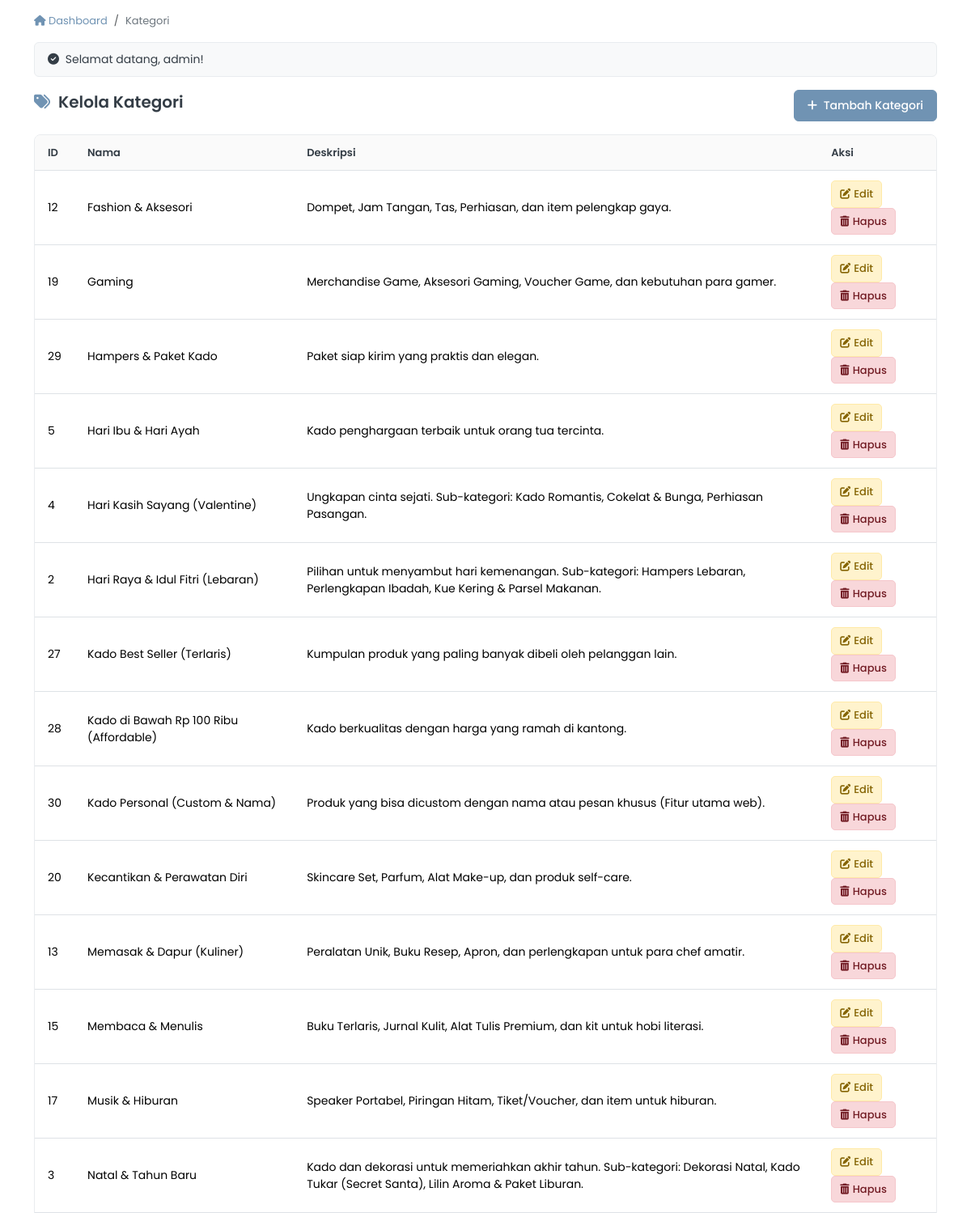
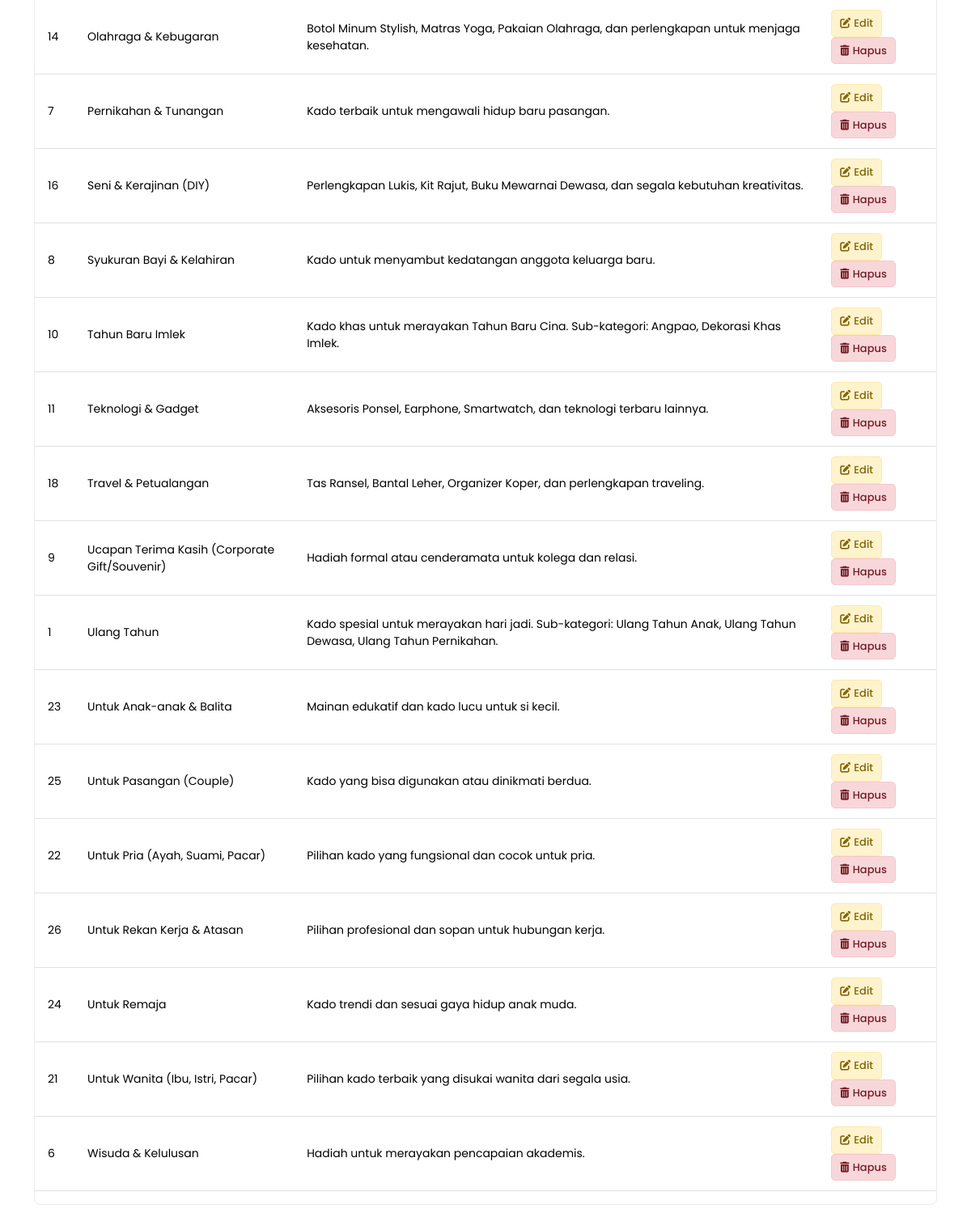
Screenshot of /public/index.php?page=admin_categories (signed in) with the database file from the repository (2 pictures, top to bottom).
### tables this page shows
CREATE TABLE `categories` (
  `id` int(11) NOT NULL,
  `name` varchar(150) DEFAULT NULL,
  `description` text DEFAULT NULL,
  `created_at` datetime DEFAULT current_timestamp()
);

### app/controllers/CategoryController.php (called while the page is built, shortened)
<?php
require_once __DIR__ . '/../models/Category.php';
class CategoryController
{
    private $cat;
    public function __construct()
    {
        $this->cat = new Category();
    }
    public function index()
    {
        $categories = $this->cat->all();
        include __DIR__ . '/../views/admin/categories/index.php';
    }
}

### app/models/DB.php (called while the page is built, shortened)
<?php
class DB
{
    private static $instance = null;
    private function __construct()
    {
        $cfg = include __DIR__ . '/../../config/database.php';
        $dsn = "mysql:host={$cfg['DB_HOST']};dbname={$cfg['DB_NAME']};charset={$cfg['DB_CHAR']}";
        $options = [
            PDO::ATTR_ERRMODE => PDO::ERRMODE_EXCEPTION,
            PDO::ATTR_DEFAULT_FETCH_MODE => PDO::FETCH_ASSOC,
            PDO::ATTR_PERSISTENT => false,
        ];
        try {
            $this->pdo = new PDO($dsn, $cfg['DB_USER'], $cfg['DB_PASS'], $options);
        } catch (PDOException $e) {
            error_log("Database connection failed: " . $e->getMessage());
            die("⚠️ Tidak dapat terhubung ke database. Silakan periksa konfigurasi.");
        }
    }
    public static function getInstance()
    {
        if (!self::$instance) {
            self::$instance = new DB();
        }
        return self::$instance->pdo;
    }
}

### config/database.php (called while the page is built, shortened)
<?php
return [
    'DB_HOST' => '127.0.0.1',
    'DB_NAME' => 'ruang_rasa',
    'DB_USER' => 'root',
    'DB_PASS' => 'Root@1234',
    'DB_CHAR' => 'utf8mb4',
];

### app/models/Category.php (called while the page is built, shortened)
<?php
require_once __DIR__ . '/DB.php';
class Category
{
    private $db;
    public function __construct()
    {
        $this->db = DB::getInstance();
    }
    public function all()
    {
        $stmt = $this->db->query("SELECT * FROM categories ORDER BY name ASC");
        return $stmt->fetchAll(PDO::FETCH_ASSOC);
    }
}

### app/views/admin/categories/index.php (the view, shortened to what this page needs)
<!doctype html>
<html lang="id">
<head>
    <link href="https://cdn.jsdelivr.net/npm/bootstrap@5.3.2/dist/css/bootstrap.min.css" rel="stylesheet">
    <link rel="stylesheet" href="https://cdnjs.cloudflare.com/ajax/libs/font-awesome/6.5.0/css/all.min.css">
</head>
<body>
    <div class="container">
        <nav aria-label="breadcrumb">
            <ol class="breadcrumb">
                <li class="breadcrumb-item">
                    <a href="?page=admin_dashboard">
                        <i class="fas fa-home"></i> Dashboard
                    </a>
                </li>
                <li class="breadcrumb-item active" aria-current="page">Kategori</li>
            </ol>
        </nav>
        <?php if (!empty($_SESSION['success'])): ?>
            <div class="alert">
                <i class="fas fa-check-circle me-1"></i>
                <?= htmlspecialchars($_SESSION['success']);
                unset($_SESSION['success']); ?>
            </div>
        <?php endif; ?>
        <div class="admin-header">
            <h3><i class="fas fa-tags"></i> Kelola Kategori</h3>
            <a href="?page=admin_category_form" class="btn btn-add">
                <i class="fas fa-plus me-1"></i> Tambah Kategori
            </a>
        </div>
        <?php if (!empty($categories)): ?>
            <div class="card-table">
                <table class="table">
                    <thead>
                        <tr>
                            <th>ID</th>
                            <th>Nama</th>
                            <th>Deskripsi</th>
                            <th>Aksi</th>
                        </tr>
                    </thead>
                    <tbody>
                        <?php foreach ($categories as $c): ?>
                            <tr>
                                <td data-label="ID"><?= $c['id'] ?></td>
                                <td data-label="Nama"><?= htmlspecialchars($c['name']) ?></td>
                                <td data-label="Deskripsi"><?= htmlspecialchars($c['description'] ?: '–') ?></td>
                                <td data-label="Aksi">
                                    <a href="?page=admin_category_form&id=<?= $c['id'] ?>" class="btn btn-edit">
                                        <i class="fas fa-edit me-1"></i>Edit
                                    </a>
                                    <a href="?page=admin_category_delete&id=<?= $c['id'] ?>" class="btn btn-delete"
                                        onclick="return confirm('Yakin ingin menghapus kategori “<?= addslashes(htmlspecialchars($c['name'])) ?>”?\n\nTindakan ini tidak bisa dibatalkan.')">
                                        <i class="fas fa-trash-alt me-1"></i>Hapus
                                    </a>
                                </td>
                            </tr>
                        <?php endforeach; ?>
                    </tbody>
                </table>
            </div>
        <?php endif; ?>
    </div>
</body>
</html>

### app/views/admin/categories/index.php (style rules this page uses)
:root { --accent: #7093B3; --accent-hover: #5d7da0; --dark-grey: #343D46; --text-muted: #6c757d; --border-color: #e9ecef; }
body { background-color: #FFFFFF; font-family: 'Poppins', sans-serif; color: var(--dark-grey); font-size: 0.875rem; padding-top: 1rem; padding-bottom: 1.5rem; }
.admin-header { display: flex; justify-content: space-between; align-items: center; margin-bottom: 1rem; flex-wrap: wrap; gap: 0.75rem; }
.admin-header h3 { font-weight: 600; color: var(--dark-grey); font-size: 1.25rem; display: flex; align-items: center; gap: 0.625rem; }
.admin-header h3 i { color: var(--accent); }
.card-table { background: white; border: 1px solid var(--border-color); border-radius: 8px; box-shadow: none; overflow: hidden; }
.table thead th { background-color: #fafafa; font-weight: 600; color: var(--dark-grey); padding: 0.75rem 1rem; font-size: 0.8125rem; }
.table tbody td { padding: 0.75rem 1rem; vertical-align: middle; font-size: 0.875rem; }
.btn-add { background-color: var(--accent); border: 1px solid var(--accent); border-radius: 6px; padding: 0.5rem 1rem; font-weight: 500; color: white; font-size: 0.875rem; transition: background-color 0.2s; }
.btn-edit, .btn-delete { padding: 0.375rem 0.625rem; font-size: 0.8125rem; border-radius: 5px; font-weight: 500; }
.btn-edit { background-color: #fff3cd; border: 1px solid #ffeaa7; color: #856404; }
.btn-delete { background-color: #f8d7da; border: 1px solid #f5c6cb; color: #721c24; }
.alert { border-radius: 6px; padding: 0.625rem 1rem; font-size: 0.875rem; border: 1px solid #e9ecef; margin-bottom: 1rem; background-color: #f8f9fa; color: var(--dark-grey); }
.breadcrumb { background: transparent; padding: 0; margin-bottom: 1rem; font-size: 0.8125rem; }
.breadcrumb a { color: var(--accent); text-decoration: none; }
.breadcrumb-item.active { color: var(--text-muted); }

### rows the page displays
categories: id "12", name "Fashion & Aksesori", description "Dompet, Jam Tangan, Tas, Perhiasan, dan item pelengkap gaya."
categories: id "19", name "Gaming", description "Merchandise Game, Aksesori Gaming, Voucher Game, dan kebutuhan para gamer."
categories: id "29", name "Hampers & Paket Kado", description "Paket siap kirim yang praktis dan elegan."
categories: id "5", name "Hari Ibu & Hari Ayah", description "Kado penghargaan terbaik untuk orang tua tercinta."
categories: id "4", name "Hari Kasih Sayang (Valentine)", description "Ungkapan cinta sejati. Sub-kategori: Kado Romantis, Cokelat & Bunga, Perhiasan Pasangan."
categories: id "2", name "Hari Raya & Idul Fitri (Lebaran)", description "Pilihan untuk menyambut hari kemenangan. Sub-kategori: Hampers Lebaran, Perlengkapan Ibadah, Kue Kering & Parsel Makanan."
categories: id "27", name "Kado Best Seller (Terlaris)", description "Kumpulan produk yang paling banyak dibeli oleh pelanggan lain."
categories: id "28", name "Kado di Bawah Rp 100 Ribu (Affordable)", description "Kado berkualitas dengan harga yang ramah di kantong."
categories: id "30", name "Kado Personal (Custom & Nama)", description "Produk yang bisa dicustom dengan nama atau pesan khusus (Fitur utama web)."
categories: id "20", name "Kecantikan & Perawatan Diri", description "Skincare Set, Parfum, Alat Make-up, dan produk self-care."
categories: id "13", name "Memasak & Dapur (Kuliner)", description "Peralatan Unik, Buku Resep, Apron, dan perlengkapan untuk para chef amatir."
categories: id "15", name "Membaca & Menulis", description "Buku Terlaris, Jurnal Kulit, Alat Tulis Premium, dan kit untuk hobi literasi."
categories: id "17", name "Musik & Hiburan", description "Speaker Portabel, Piringan Hitam, Tiket/Voucher, dan item untuk hiburan."
categories: id "3", name "Natal & Tahun Baru", description "Kado dan dekorasi untuk memeriahkan akhir tahun. Sub-kategori: Dekorasi Natal, Kado Tukar (Secret Santa), Lilin Aroma & Paket Liburan."
categories: id "14", name "Olahraga & Kebugaran", description "Botol Minum Stylish, Matras Yoga, Pakaian Olahraga, dan perlengkapan untuk menjaga kesehatan."
categories: id "7", name "Pernikahan & Tunangan", description "Kado terbaik untuk mengawali hidup baru pasangan."
categories: id "16", name "Seni & Kerajinan (DIY)", description "Perlengkapan Lukis, Kit Rajut, Buku Mewarnai Dewasa, dan segala kebutuhan kreativitas."
categories: id "8", name "Syukuran Bayi & Kelahiran", description "Kado untuk menyambut kedatangan anggota keluarga baru."
categories: id "10", name "Tahun Baru Imlek", description "Kado khas untuk merayakan Tahun Baru Cina. Sub-kategori: Angpao, Dekorasi Khas Imlek."
categories: id "11", name "Teknologi & Gadget", description "Aksesoris Ponsel, Earphone, Smartwatch, dan teknologi terbaru lainnya."
categories: id "18", name "Travel & Petualangan", description "Tas Ransel, Bantal Leher, Organizer Koper, dan perlengkapan traveling."
categories: id "9", name "Ucapan Terima Kasih (Corporate Gift/Souvenir)", description "Hadiah formal atau cenderamata untuk kolega dan relasi."
categories: id "1", name "Ulang Tahun", description "Kado spesial untuk merayakan hari jadi. Sub-kategori: Ulang Tahun Anak, Ulang Tahun Dewasa, Ulang Tahun Pernikahan."
categories: id "23", name "Untuk Anak-anak & Balita", description "Mainan edukatif dan kado lucu untuk si kecil."
categories: id "25", name "Untuk Pasangan (Couple)", description "Kado yang bisa digunakan atau dinikmati berdua."
categories: id "22", name "Untuk Pria (Ayah, Suami, Pacar)", description "Pilihan kado yang fungsional dan cocok untuk pria."
categories: id "26", name "Untuk Rekan Kerja & Atasan", description "Pilihan profesional dan sopan untuk hubungan kerja."
categories: id "24", name "Untuk Remaja", description "Kado trendi dan sesuai gaya hidup anak muda."
categories: id "21", name "Untuk Wanita (Ibu, Istri, Pacar)", description "Pilihan kado terbaik yang disukai wanita dari segala usia."
categories: id "6", name "Wisuda & Kelulusan", description "Hadiah untuk merayakan pencapaian akademis."

### other values shown
$_SESSION['success'] "Selamat datang, admin!"
